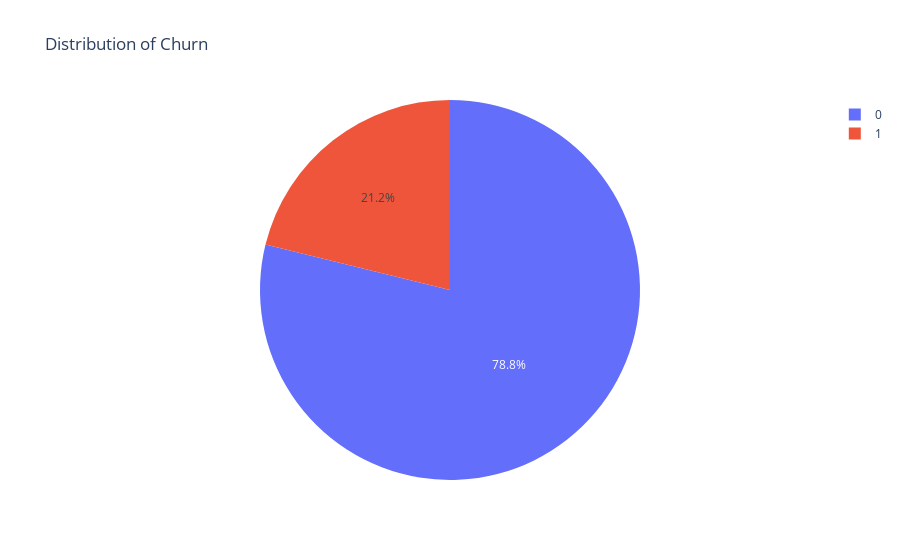

Notebook cell for this chart:
### Markdown cell above
# 7. 🎯Target Variable Analysis

### Code cell
# pie chart for the target variable using plotly

print("\n🎯 Let's focus on our target: Churn!")

fig = px.pie(df, names='Exited', title='Distribution of Churn')
fig.show()

### Figure 1 — Plotly figure (JSON) as saved in the notebook; plotly's stock layout.template omitted (floating-point values rounded to 4 significant figures; data arrays with more than 128 entries replaced by an {"elided": "..."} marker saying what was removed)
{"data": [{"domain": {"x": [0, 1], "y": [0, 1]}, "hovertemplate": "Exited=%{label}<extra></extra>", "labels": {"elided": "165034 int values"}, "legendgroup": "", "name": "", "showlegend": true, "type": "pie"}], "layout": {"legend": {"tracegroupgap": 0}, "title": {"text": "Distribution of Churn"}}}
